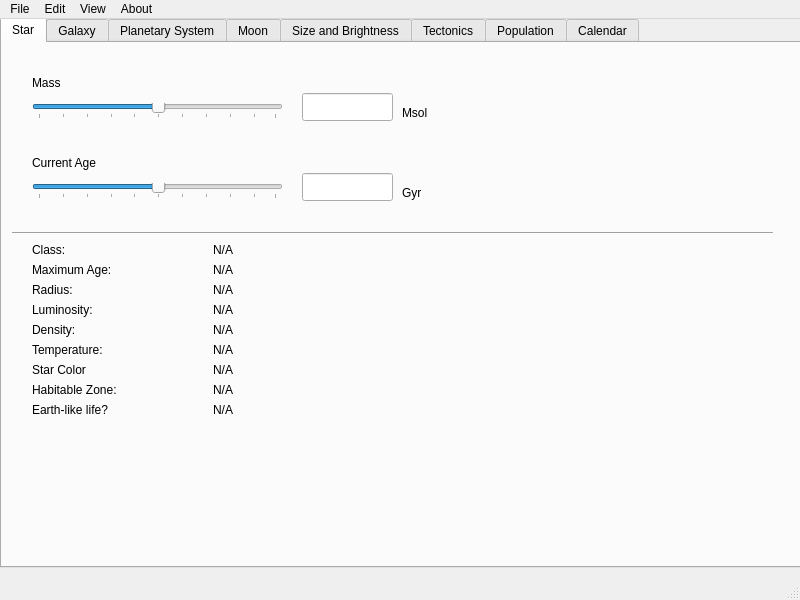
<?xml version="1.0" encoding="UTF-8"?>
<ui version="4.0">
 <class>WorldWeaver</class>
 <widget class="QMainWindow" name="WorldWeaver">
  <property name="geometry">
   <rect>
    <x>0</x>
    <y>0</y>
    <width>800</width>
    <height>600</height>
   </rect>
  </property>
  <property name="windowTitle">
   <string>WorldWeaver</string>
  </property>
  <widget class="QWidget" name="centralwidget">
   <widget class="QTabWidget" name="tabWidget">
    <property name="geometry">
     <rect>
      <x>0</x>
      <y>-2</y>
      <width>801</width>
      <height>551</height>
     </rect>
    </property>
    <property name="tabPosition">
     <enum>QTabWidget::TabPosition::North</enum>
    </property>
    <property name="currentIndex">
     <number>0</number>
    </property>
    <widget class="QWidget" name="tab">
     <attribute name="title">
      <string>Star</string>
     </attribute>
     <widget class="QLabel" name="label">
      <property name="geometry">
       <rect>
        <x>30</x>
        <y>30</y>
        <width>101</width>
        <height>20</height>
       </rect>
      </property>
      <property name="text">
       <string>Mass</string>
      </property>
     </widget>
     <widget class="QLabel" name="label_2">
      <property name="geometry">
       <rect>
        <x>30</x>
        <y>110</y>
        <width>101</width>
        <height>20</height>
       </rect>
      </property>
      <property name="text">
       <string>Current Age</string>
      </property>
     </widget>
     <widget class="QLabel" name="label_3">
      <property name="geometry">
       <rect>
        <x>400</x>
        <y>60</y>
        <width>63</width>
        <height>20</height>
       </rect>
      </property>
      <property name="text">
       <string>Msol</string>
      </property>
     </widget>
     <widget class="QLabel" name="label_4">
      <property name="geometry">
       <rect>
        <x>400</x>
        <y>140</y>
        <width>63</width>
        <height>20</height>
       </rect>
      </property>
      <property name="text">
       <string>Gyr</string>
      </property>
     </widget>
     <widget class="QSlider" name="horizontalSlider">
      <property name="geometry">
       <rect>
        <x>30</x>
        <y>60</y>
        <width>251</width>
        <height>16</height>
       </rect>
      </property>
      <property name="maximum">
       <number>99</number>
      </property>
      <property name="singleStep">
       <number>1</number>
      </property>
      <property name="value">
       <number>50</number>
      </property>
      <property name="sliderPosition">
       <number>50</number>
      </property>
      <property name="orientation">
       <enum>Qt::Orientation::Horizontal</enum>
      </property>
      <property name="tickPosition">
       <enum>QSlider::TickPosition::TicksBelow</enum>
      </property>
     </widget>
     <widget class="QSlider" name="horizontalSlider_2">
      <property name="geometry">
       <rect>
        <x>30</x>
        <y>140</y>
        <width>251</width>
        <height>16</height>
       </rect>
      </property>
      <property name="maximum">
       <number>99</number>
      </property>
      <property name="singleStep">
       <number>1</number>
      </property>
      <property name="value">
       <number>50</number>
      </property>
      <property name="orientation">
       <enum>Qt::Orientation::Horizontal</enum>
      </property>
      <property name="tickPosition">
       <enum>QSlider::TickPosition::TicksBelow</enum>
      </property>
     </widget>
     <widget class="Line" name="line">
      <property name="geometry">
       <rect>
        <x>10</x>
        <y>180</y>
        <width>761</width>
        <height>20</height>
       </rect>
      </property>
      <property name="orientation">
       <enum>Qt::Orientation::Horizontal</enum>
      </property>
     </widget>
     <widget class="QWidget" name="formLayoutWidget">
      <property name="geometry">
       <rect>
        <x>30</x>
        <y>200</y>
        <width>201</width>
        <height>311</height>
       </rect>
      </property>
      <layout class="QFormLayout" name="formLayout">
       <property name="labelAlignment">
        <set>Qt::AlignmentFlag::AlignLeading|Qt::AlignmentFlag::AlignLeft|Qt::AlignmentFlag::AlignVCenter</set>
       </property>
       <property name="formAlignment">
        <set>Qt::AlignmentFlag::AlignRight|Qt::AlignmentFlag::AlignTop|Qt::AlignmentFlag::AlignTrailing</set>
       </property>
       <property name="leftMargin">
        <number>0</number>
       </property>
       <item row="0" column="0">
        <widget class="QLabel" name="label_5">
         <property name="text">
          <string>Class:</string>
         </property>
        </widget>
       </item>
       <item row="1" column="0">
        <widget class="QLabel" name="label_7">
         <property name="text">
          <string>Maximum Age:</string>
         </property>
        </widget>
       </item>
       <item row="2" column="0">
        <widget class="QLabel" name="label_8">
         <property name="text">
          <string>Radius:</string>
         </property>
        </widget>
       </item>
       <item row="3" column="0">
        <widget class="QLabel" name="label_9">
         <property name="text">
          <string>Luminosity:</string>
         </property>
        </widget>
       </item>
       <item row="4" column="0">
        <widget class="QLabel" name="label_19">
         <property name="text">
          <string>Density:</string>
         </property>
        </widget>
       </item>
       <item row="5" column="0">
        <widget class="QLabel" name="label_20">
         <property name="text">
          <string>Temperature:</string>
         </property>
        </widget>
       </item>
       <item row="6" column="0">
        <widget class="QLabel" name="label_32">
         <property name="text">
          <string>Star Color</string>
         </property>
        </widget>
       </item>
       <item row="7" column="0">
        <widget class="QLabel" name="label_33">
         <property name="text">
          <string>Habitable Zone:</string>
         </property>
        </widget>
       </item>
       <item row="8" column="0">
        <widget class="QLabel" name="label_34">
         <property name="text">
          <string>Earth-like life?</string>
         </property>
        </widget>
       </item>
       <item row="9" column="0" colspan="2">
        <spacer name="verticalSpacer">
         <property name="orientation">
          <enum>Qt::Orientation::Vertical</enum>
         </property>
         <property name="sizeHint" stdset="0">
          <size>
           <width>20</width>
           <height>40</height>
          </size>
         </property>
        </spacer>
       </item>
       <item row="0" column="1">
        <widget class="QLabel" name="label_6">
         <property name="text">
          <string>N/A</string>
         </property>
         <property name="alignment">
          <set>Qt::AlignmentFlag::AlignRight|Qt::AlignmentFlag::AlignTrailing|Qt::AlignmentFlag::AlignVCenter</set>
         </property>
        </widget>
       </item>
       <item row="1" column="1">
        <widget class="QLabel" name="label_35">
         <property name="text">
          <string>N/A</string>
         </property>
         <property name="alignment">
          <set>Qt::AlignmentFlag::AlignRight|Qt::AlignmentFlag::AlignTrailing|Qt::AlignmentFlag::AlignVCenter</set>
         </property>
        </widget>
       </item>
       <item row="2" column="1">
        <widget class="QLabel" name="label_36">
         <property name="text">
          <string>N/A</string>
         </property>
         <property name="alignment">
          <set>Qt::AlignmentFlag::AlignRight|Qt::AlignmentFlag::AlignTrailing|Qt::AlignmentFlag::AlignVCenter</set>
         </property>
        </widget>
       </item>
       <item row="3" column="1">
        <widget class="QLabel" name="label_37">
         <property name="text">
          <string>N/A</string>
         </property>
         <property name="alignment">
          <set>Qt::AlignmentFlag::AlignRight|Qt::AlignmentFlag::AlignTrailing|Qt::AlignmentFlag::AlignVCenter</set>
         </property>
        </widget>
       </item>
       <item row="4" column="1">
        <widget class="QLabel" name="label_38">
         <property name="text">
          <string>N/A</string>
         </property>
         <property name="alignment">
          <set>Qt::AlignmentFlag::AlignRight|Qt::AlignmentFlag::AlignTrailing|Qt::AlignmentFlag::AlignVCenter</set>
         </property>
        </widget>
       </item>
       <item row="5" column="1">
        <widget class="QLabel" name="label_39">
         <property name="text">
          <string>N/A</string>
         </property>
         <property name="alignment">
          <set>Qt::AlignmentFlag::AlignRight|Qt::AlignmentFlag::AlignTrailing|Qt::AlignmentFlag::AlignVCenter</set>
         </property>
        </widget>
       </item>
       <item row="6" column="1">
        <widget class="QLabel" name="label_40">
         <property name="autoFillBackground">
          <bool>false</bool>
         </property>
         <property name="text">
          <string>N/A</string>
         </property>
         <property name="alignment">
          <set>Qt::AlignmentFlag::AlignRight|Qt::AlignmentFlag::AlignTrailing|Qt::AlignmentFlag::AlignVCenter</set>
         </property>
        </widget>
       </item>
       <item row="7" column="1">
        <widget class="QLabel" name="label_41">
         <property name="text">
          <string>N/A</string>
         </property>
         <property name="alignment">
          <set>Qt::AlignmentFlag::AlignRight|Qt::AlignmentFlag::AlignTrailing|Qt::AlignmentFlag::AlignVCenter</set>
         </property>
        </widget>
       </item>
       <item row="8" column="1">
        <widget class="QLabel" name="label_42">
         <property name="text">
          <string>N/A</string>
         </property>
         <property name="alignment">
          <set>Qt::AlignmentFlag::AlignRight|Qt::AlignmentFlag::AlignTrailing|Qt::AlignmentFlag::AlignVCenter</set>
         </property>
        </widget>
       </item>
      </layout>
     </widget>
     <widget class="QLineEdit" name="lineEdit">
      <property name="geometry">
       <rect>
        <x>300</x>
        <y>50</y>
        <width>91</width>
        <height>28</height>
       </rect>
      </property>
     </widget>
     <widget class="QLineEdit" name="lineEdit_2">
      <property name="geometry">
       <rect>
        <x>300</x>
        <y>130</y>
        <width>91</width>
        <height>28</height>
       </rect>
      </property>
     </widget>
    </widget>
    <widget class="QWidget" name="tab_2">
     <attribute name="title">
      <string>Galaxy</string>
     </attribute>
    </widget>
    <widget class="QWidget" name="tab_3">
     <attribute name="title">
      <string>Planetary System</string>
     </attribute>
    </widget>
    <widget class="QWidget" name="tab_4">
     <attribute name="title">
      <string>Moon</string>
     </attribute>
    </widget>
    <widget class="QWidget" name="tab_5">
     <attribute name="title">
      <string>Size and Brightness</string>
     </attribute>
    </widget>
    <widget class="QWidget" name="tab_6">
     <attribute name="title">
      <string>Tectonics</string>
     </attribute>
    </widget>
    <widget class="QWidget" name="tab_7">
     <attribute name="title">
      <string>Population</string>
     </attribute>
    </widget>
    <widget class="QWidget" name="tab_8">
     <attribute name="title">
      <string>Calendar</string>
     </attribute>
    </widget>
   </widget>
  </widget>
  <widget class="QMenuBar" name="menubar">
   <property name="geometry">
    <rect>
     <x>0</x>
     <y>0</y>
     <width>800</width>
     <height>25</height>
    </rect>
   </property>
   <widget class="QMenu" name="menuWorldWeaver">
    <property name="title">
     <string>File</string>
    </property>
   </widget>
   <widget class="QMenu" name="menuEdit">
    <property name="title">
     <string>Edit</string>
    </property>
   </widget>
   <widget class="QMenu" name="menuView">
    <property name="title">
     <string>View</string>
    </property>
   </widget>
   <widget class="QMenu" name="menuAbout">
    <property name="title">
     <string>About</string>
    </property>
   </widget>
   <addaction name="menuWorldWeaver"/>
   <addaction name="menuEdit"/>
   <addaction name="menuView"/>
   <addaction name="menuAbout"/>
  </widget>
  <widget class="QStatusBar" name="statusbar"/>
 </widget>
 <resources/>
 <connections/>
</ui>
